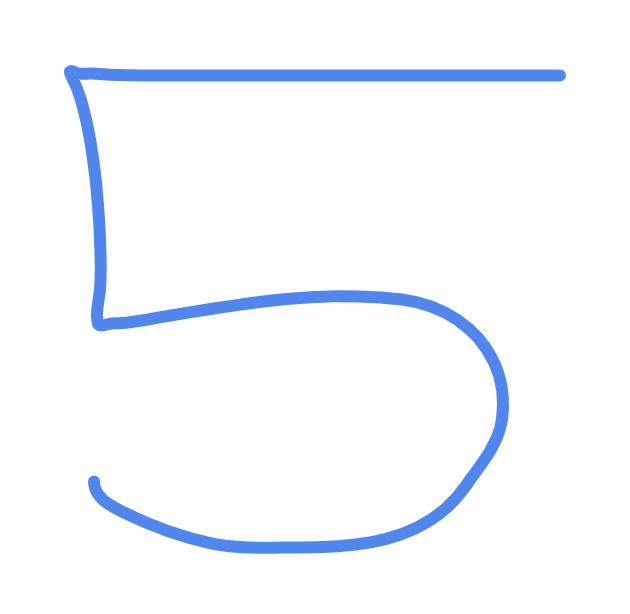
#> input picture nbs/my_img.png, 630 x 614 px
$ python grayscale_histogram.py --image ../nbs/my_img.png
#> lines starting #> are read from the running program, lines starting #| are printed output that depends on the picture
#!/usr/bin/env python
"""
exemplify grayscale color histogram

Parameters

Usage

Example
    $ python <scriptname>.py --image ../img/<filename>.png

## Explain

"""
import matplotlib.pyplot as plt
import argparse
import cv2

def main():
    ap = argparse.ArgumentParser()
    ap.add_argument("-i", "--image", required=True, help="Path to the image")
    args = vars(ap.parse_args())

    image = cv2.imread(args["image"])
#> image is the input picture: shape (614, 630, 3); mean B, G, R 254, 248.5, 245.7
    image = cv2.cvtColor(image, cv2.COLOR_BGR2GRAY)
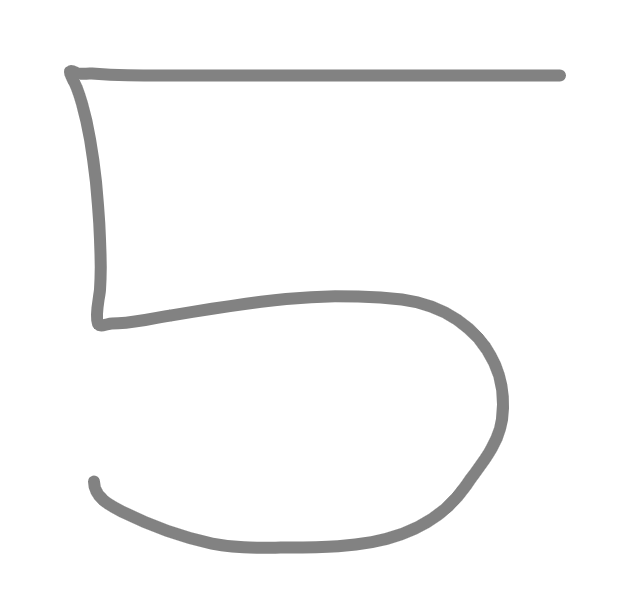
#> image: shape (614, 630); min 130, max 255, mean 248.3
    cv2.imshow("Original", image)
    hist = cv2.calcHist([image], [0], None, [256], [0, 256])
#> hist = 256 values, max 364404 at index 255, min 0 at index 0, mean 1511
    M = [image, hist]
    fig, ax = plt.subplots(1, 2, figsize=(10,4))
    for(i, img) in enumerate(M):
        if i == 0:
            ax[i].imshow(img, cmap="gray")
        else:
            ax[i].plot(img, c="k")
            ax[i].set_title("Grayscale Histogram")
            ax[i].set_xlabel("Bins")
            ax[i].set_ylabel("# of Pixels")
            ax[i].set_xlim([0, 256])
#> this loop made 2 passes
    plt.savefig("../fig/grayscale_histogram.png")
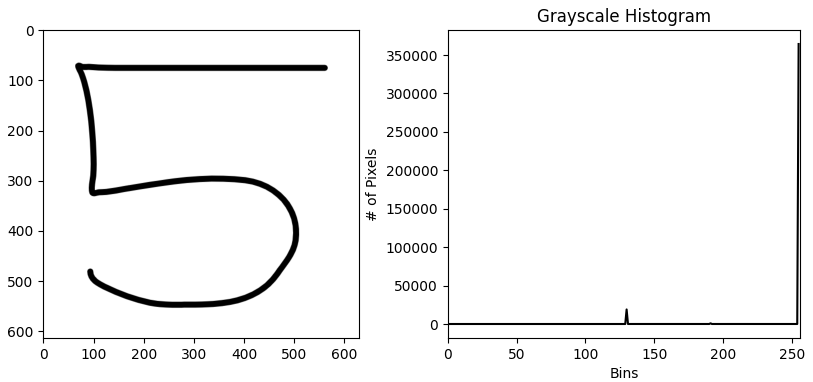
#> figure drawn by matplotlib, 2 panels; panel 2: curve peaks at x = 255, y = 364404
    cv2.waitKey(0)

if __name__=="__main__":
    main()
